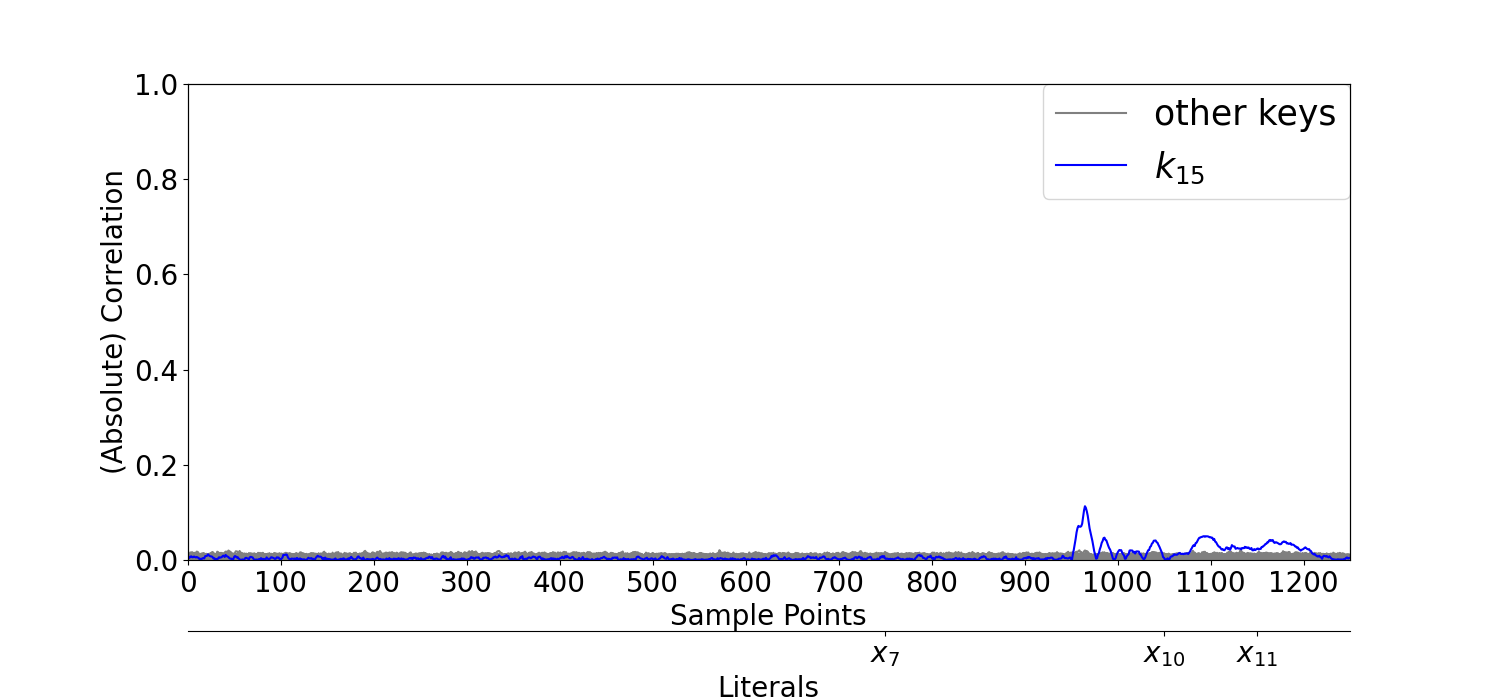

Here is the Python script that generated this plot:
import h5py
import os

from tqdm import tqdm

from src.CPA_class import CPA
from src.utils import AES_sbox, load_aes_hd,AES_sbox_inv
import numpy as np
from matplotlib import pyplot as plt

os.chdir("..")



fig, ax = plt.subplots(figsize=(15, 7))
database_file = "./AES_HD/AES_HD_ext_modified_dataset/"
# X_profiling, Y_profiling, X_attack, targets, real_key = load_aes_hd(database_file)
X_attack = np.load(database_file + 'attack_traces_AES_HD_ext_modified.npy').astype('uint8')[:50000,:]
ct_attack = np.load(database_file + 'attack_ciphertext_AES_HD_ext_modified.npy').astype('uint8')[:50000]
print("Creating all target labels for the attack traces:")
targets = np.zeros((X_attack.shape[0], 256), dtype='uint8')
for i in tqdm(range(X_attack.shape[0])):
    for k in range(256):
        targets[i, k] = AES_sbox_inv[k ^ ct_attack[i, 15]] ^ ct_attack[i, 11]
real_key = 0xa6
real_key_target = targets[:, real_key]
CPA_class = CPA(None)
X = X_attack
# Y = np.array(real_key_target)


flag = False
# for k in tqdm(range(256)):
k = real_key
print("real_key:",real_key)

for k in range(256):
    print(k)
    Y = np.array(targets[:, k])
    Y = CPA_class.HW_masked_values(Y)
    c = CPA_class.CPA_method(X, Y)
    if k == real_key:
        c_key =c
        # plt.plot(c, "blue", label="$k_{15}$")
    else:
        if flag == False:
            plt.plot(c, "grey", label = "other keys")
            flag = True
        else:
            plt.plot(c, "grey")
    print("c in CPA:")
    print(c)
plt.plot(c_key, "blue", label="$k_{15}$")
fig.subplots_adjust(bottom=0.2)
plt.ylim(0, 1)
plt.xlim([0,1250])
plt.xticks(np.arange(0, 1250, 100))
# plt.title("Max absolute correlation for hardware traces")
ax.set_xlabel('Sample Points', fontsize=20)
ax.set_ylabel('(Absolute) Correlation', fontsize=20)


ax2 = ax.twiny()
ax2.xaxis.set_ticks_position("bottom")
ax2.xaxis.set_label_position("bottom")
ax2.spines["bottom"].set_position(("axes", -0.15))
ax2.set_frame_on(True)
ax2.patch.set_visible(False)

# for sp in ax2.spines.values():
#     sp.set_visible(False)
ax2.spines["bottom"].set_visible(True)
ax2.set_xticks(np.array([750/1250,1050/1250,1150/1250]))
ax2.set_xticklabels(np.array(["$x_7$", "$x_{10}$","$x_{11}$"]))
ax2.set_xlabel("Literals", fontsize=20)
#fig, ax = plt.subplots(figsize=(15, 7))
# plt.legend()
for label in (ax.get_xticklabels() + ax.get_yticklabels() + ax2.get_xticklabels()):
    label.set_fontsize(20)

ax.legend(bbox_to_anchor=(1, 1), loc=1, borderaxespad=0, prop={'size': 25})
image_path = os.path.join("./AES_HD/", '../../InterpretableNN_SATEqn_SCA/AES_HD/AES_HD_ext_modified_dataset/CPA_attack_traces_AES_HD_other_key.png')
plt.savefig(image_path)
plt.show()
